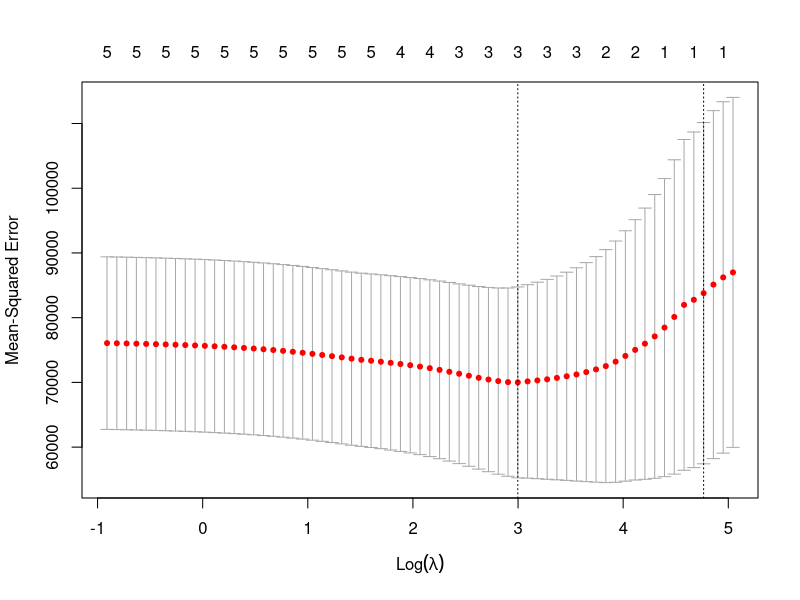

R code for this plot:
# Load library
library(glmnet)

# Clear environment
rm(list = ls())

# Setting Japanese font (for MacOSX)
# par(family= "HiraKakuProN-W3")

# Chapter5 e.g.51
df <- read.table("crime.txt")
X <- as.matrix(df[, 3:7])
y <- df[, 1]
cv_fit <- cv.glmnet(X, y) # 10-fold CVを行い、最適なlambdaの値を得る。
plot(cv_fit)
lambda_min <- cv_fit$lambda.min # MSEが最も小さくなるlambda値＝最適なlambda値。
print(lambda_min)
fit <- glmnet(X, y, lambda = lambda_min) # 得たlambda_minを用いて、通常のLassoを行う。
print(fit$beta)
